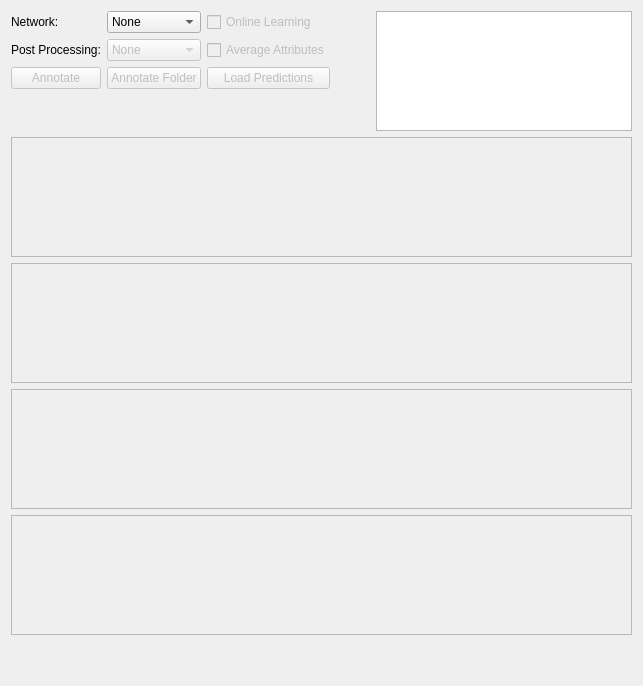
      <widget class="QWidget" name="automatic">
       <attribute name="title">
        <string>Automatic Annotation Mode</string>
       </attribute>
       <layout class="QVBoxLayout" name="verticalLayout_3">
        <item>
         <layout class="QGridLayout" name="gridLayout_2">
          <item row="1" column="5" rowspan="4">
           <widget class="QTextEdit" name="aa_statusWindow">
            <property name="enabled">
             <bool>true</bool>
            </property>
            <property name="sizePolicy">
             <sizepolicy hsizetype="Expanding" vsizetype="MinimumExpanding">
              <horstretch>0</horstretch>
              <verstretch>0</verstretch>
             </sizepolicy>
            </property>
            <property name="minimumSize">
             <size>
              <width>0</width>
              <height>0</height>
             </size>
            </property>
            <property name="maximumSize">
             <size>
              <width>16777215</width>
              <height>120</height>
             </size>
            </property>
            <property name="undoRedoEnabled">
             <bool>false</bool>
            </property>
            <property name="readOnly">
             <bool>true</bool>
            </property>
            <property name="acceptRichText">
             <bool>true</bool>
            </property>
            <property name="textInteractionFlags">
             <set>Qt::NoTextInteraction</set>
            </property>
           </widget>
          </item>
          <item row="2" column="4">
           <spacer name="horizontalSpacer_7">
            <property name="orientation">
             <enum>Qt::Horizontal</enum>
            </property>
            <property name="sizeType">
             <enum>QSizePolicy::MinimumExpanding</enum>
            </property>
            <property name="sizeHint" stdset="0">
             <size>
              <width>40</width>
              <height>20</height>
             </size>
            </property>
           </spacer>
          </item>
          <item row="1" column="0">
           <widget class="QLabel" name="label_2">
            <property name="text">
             <string>Network:</string>
            </property>
           </widget>
          </item>
          <item row="2" column="1">
           <widget class="QComboBox" name="aa_post_processing_comboBox">
            <property name="enabled">
             <bool>false</bool>
            </property>
            <item>
             <property name="text">
              <string>None</string>
             </property>
            </item>
           </widget>
          </item>
          <item row="2" column="0">
           <widget class="QLabel" name="label_3">
            <property name="text">
             <string>Post Processing:</string>
            </property>
           </widget>
          </item>
          <item row="3" column="0">
           <widget class="QPushButton" name="aa_annotate_button">
            <property name="enabled">
             <bool>false</bool>
            </property>
            <property name="text">
             <string>Annotate</string>
            </property>
           </widget>
          </item>
          <item row="1" column="1">
           <widget class="QComboBox" name="aa_network_comboBox">
            <property name="enabled">
             <bool>true</bool>
            </property>
            <item>
             <property name="text">
              <string>None</string>
             </property>
            </item>
           </widget>
          </item>
          <item row="3" column="1">
           <widget class="QPushButton" name="aa_annotate_folder_button">
            <property name="enabled">
             <bool>false</bool>
            </property>
            <property name="text">
             <string>Annotate Folder</string>
            </property>
           </widget>
          </item>
          <item row="4" column="1">
           <spacer name="verticalSpacer_2">
            <property name="orientation">
             <enum>Qt::Vertical</enum>
            </property>
            <property name="sizeType">
             <enum>QSizePolicy::Minimum</enum>
            </property>
            <property name="sizeHint" stdset="0">
             <size>
              <width>20</width>
              <height>5</height>
             </size>
            </property>
           </spacer>
          </item>
          <item row="2" column="2">
           <widget class="QCheckBox" name="aa_average_attributes_checkBox">
            <property name="enabled">
             <bool>false</bool>
            </property>
            <property name="text">
             <string>Average Attributes</string>
            </property>
           </widget>
          </item>
          <item row="3" column="2">
           <widget class="QPushButton" name="aa_load_prediction_button">
            <property name="enabled">
             <bool>false</bool>
            </property>
            <property name="text">
             <string>Load Predictions</string>
            </property>
           </widget>
          </item>
          <item row="1" column="2">
           <widget class="QCheckBox" name="aa_online_checkBox">
            <property name="enabled">
             <bool>false</bool>
            </property>
            <property name="text">
             <string>Online Learning</string>
            </property>
           </widget>
          </item>
         </layout>
        </item>
        <item>
         <widget class="PlotWidget" name="aa_classGraph">
          <property name="enabled">
           <bool>false</bool>
          </property>
          <property name="sizePolicy">
           <sizepolicy hsizetype="MinimumExpanding" vsizetype="Expanding">
            <horstretch>0</horstretch>
            <verstretch>0</verstretch>
           </sizepolicy>
          </property>
          <property name="minimumSize">
           <size>
            <width>600</width>
            <height>80</height>
           </size>
          </property>
          <property name="maximumSize">
           <size>
            <width>16777215</width>
            <height>120</height>
           </size>
          </property>
         </widget>
        </item>
        <item>
         <widget class="PlotWidget" name="aa_classGraph_2">
          <property name="enabled">
           <bool>false</bool>
          </property>
          <property name="sizePolicy">
           <sizepolicy hsizetype="MinimumExpanding" vsizetype="Expanding">
            <horstretch>0</horstretch>
            <verstretch>0</verstretch>
           </sizepolicy>
          </property>
          <property name="minimumSize">
           <size>
            <width>600</width>
            <height>80</height>
           </size>
          </property>
          <property name="maximumSize">
           <size>
            <width>16777215</width>
            <height>120</height>
           </size>
          </property>
         </widget>
        </item>
        <item>
         <widget class="PlotWidget" name="aa_classGraph_3">
          <property name="enabled">
           <bool>false</bool>
          </property>
          <property name="sizePolicy">
           <sizepolicy hsizetype="MinimumExpanding" vsizetype="Expanding">
            <horstretch>0</horstretch>
            <verstretch>0</verstretch>
           </sizepolicy>
          </property>
          <property name="minimumSize">
           <size>
            <width>600</width>
            <height>80</height>
           </size>
          </property>
          <property name="maximumSize">
           <size>
            <width>16777215</width>
            <height>120</height>
           </size>
          </property>
         </widget>
        </item>
        <item>
         <widget class="PlotWidget" name="aa_attributeGraph">
          <property name="enabled">
           <bool>false</bool>
          </property>
          <property name="sizePolicy">
           <sizepolicy hsizetype="MinimumExpanding" vsizetype="Expanding">
            <horstretch>0</horstretch>
            <verstretch>0</verstretch>
           </sizepolicy>
          </property>
          <property name="minimumSize">
           <size>
            <width>600</width>
            <height>80</height>
           </size>
          </property>
          <property name="maximumSize">
           <size>
            <width>16777215</width>
            <height>120</height>
           </size>
          </property>
         </widget>
        </item>
        <item>
         <spacer name="verticalSpacer">
          <property name="orientation">
           <enum>Qt::Vertical</enum>
          </property>
          <property name="sizeHint" stdset="0">
           <size>
            <width>20</width>
            <height>40</height>
           </size>
          </property>
         </spacer>
        </item>
       </layout>
      </widget>
